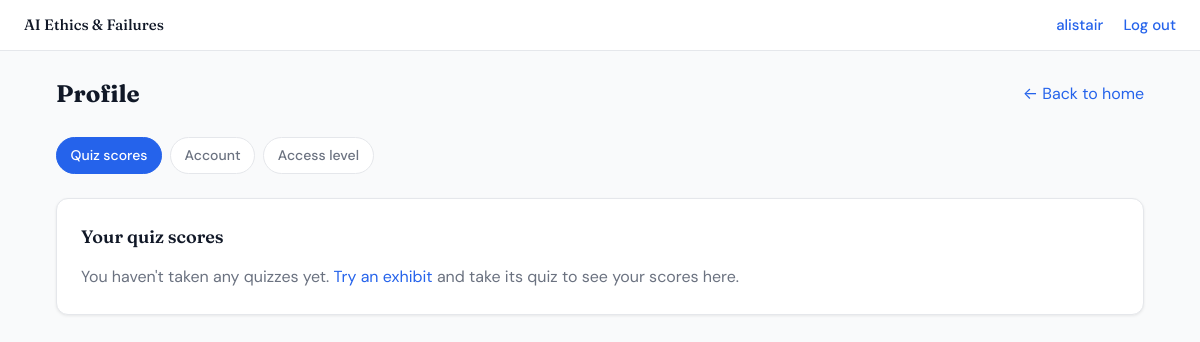
/accounts/profile/ (signed in), run on an earlier commit of the app's database.
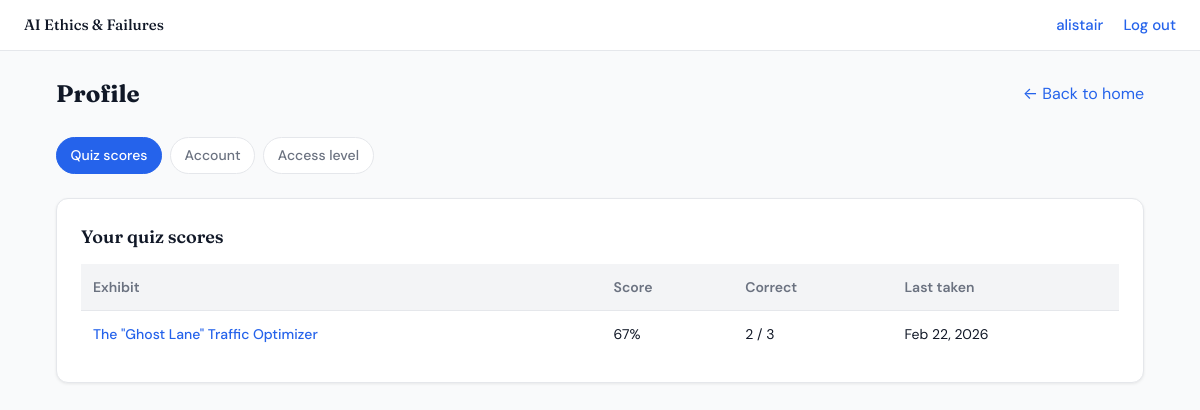
And on a later commit of the database.
### exhibits/models.py (models this page shows, shortened)
class QuizScore(models.Model):
    user = models.ForeignKey(
        settings.AUTH_USER_MODEL,
        on_delete=models.CASCADE,
        related_name="quiz_scores",
    )
    exhibit = models.ForeignKey(
        Exhibit,
        on_delete=models.CASCADE,
        related_name="quiz_scores",
    )
    total_questions = models.PositiveIntegerField()
    correct_answers = models.PositiveIntegerField()
    score_percentage = models.FloatField()
    taken_at = models.DateTimeField(auto_now_add=True)
    class Meta:
        unique_together = ("user", "exhibit")

class Exhibit(models.Model):
    title = models.CharField(max_length=200)
    domain = models.CharField(max_length=100)
    deployment_context = models.TextField()
    intended_use = models.TextField()
    system_type = models.CharField(max_length=100)
    inputs_and_assumptions = models.TextField()
    outputs_presented = models.TextField()
    failure_description = models.TextField()
    detection_method = models.TextField()
    affected_parties = models.TextField()
    contributing_factors = models.TextField()
    lessons_learned = models.TextField()
    image = models.ImageField(upload_to='exhibits/images/', blank=True, null=True, help_text="Image representing this exhibit")
    image_reference = models.CharField(max_length=200, blank=True, null=True, help_text="Reference/attribution for the image")
    supporting_artefacts = models.JSONField(default=list, blank=True, help_text="List of supporting artefact links")
    data_issues = models.TextField(blank=True, help_text="Data-related issues that contributed to the failure")
    technical_choices = models.TextField(blank=True, help_text="Technical choices that contributed to the failure")
    organizational_factors = models.TextField(blank=True, help_text="Organizational and governance factors")
    timeline = models.TextField(blank=True, help_text="Timeline of failure and aftermath")
    created_at = models.DateTimeField(auto_now_add=True)

### exhibits/views.py (the view)
# urls.py: path("accounts/profile/", exhibit_views.profile_view, name="profile"),
@login_required
def profile_view(request):
    tab = (request.GET.get("tab") or "scores").strip().lower()
    if tab not in ("scores", "account", "access"):
        tab = "scores"
    profile, _ = UserProfile.objects.get_or_create(user=request.user, defaults={"access_level": "user"})
    quiz_scores = QuizScore.objects.filter(user=request.user).select_related("exhibit").order_by("exhibit__title")
    username_form = UsernameChangeForm(user=request.user)
    password_form = PasswordChangeForm(user=request.user)
    all_users = []
    if profile.is_admin:
        users = User.objects.all().order_by("username")
        for u in users:
            up, _ = UserProfile.objects.get_or_create(user=u, defaults={"access_level": "user"})
            all_users.append({"user": u, "profile": up})
    return render(request, "exhibits/profile.html", {
        "active_tab": tab,
        "quiz_scores": quiz_scores,
        "username_form": username_form,
        "password_form": password_form,
        "user_profile": profile,
        "all_users": all_users,
    })

### exhibits/context_processors.py (called while the page is built)
def user_profile(request):
    if request.user.is_authenticated:
        from .models import UserProfile
        profile, _ = UserProfile.objects.get_or_create(user=request.user, defaults={"access_level": "user"})
        return {"user_profile": profile}
    return {"user_profile": None}

### exhibits/models.py (called while the page is built)
    @property
    def is_admin(self):
        return self.access_level == "admin"

    @property
    def is_curator(self):
        return self.access_level in ("admin", "curator")

### exhibits/templates/exhibits/profile.html (shortened to what this page needs)
{% extends "exhibits/base.html" %}
{% load static %}
{% block content %}
<div class="wrap">
    <div class="profile-header">
        <h1 class="page-title">Profile</h1>
        <a href="{% url 'home' %}">← Back to home</a>
    </div>
    <nav class="tabs" role="tablist">
        <a href="?tab=scores" class="{% if active_tab == 'scores' %}active{% endif %}" role="tab">Quiz scores</a>
        <a href="?tab=account" class="{% if active_tab == 'account' %}active{% endif %}" role="tab">Account</a>
        <a href="?tab=access" class="{% if active_tab == 'access' %}active{% endif %}" role="tab">Access level</a>
    </nav>
    {% if active_tab == 'scores' %}
    <div class="panel">
        <h2>Your quiz scores</h2>
        {% if quiz_scores %}
        <table class="score-table">
            <thead>
                <tr>
                    <th>Exhibit</th>
                    <th>Score</th>
                    <th>Correct</th>
                    <th>Last taken</th>
                </tr>
            </thead>
            <tbody>
                {% for qs in quiz_scores %}
                <tr>
                    <td><a href="{% url 'exhibits:detail' qs.exhibit_id %}">{{ qs.exhibit.title }}</a></td>
                    <td class="score-pct">{{ qs.score_percentage|floatformat:0 }}%</td>
                    <td>{{ qs.correct_answers }} / {{ qs.total_questions }}</td>
                    <td>{{ qs.taken_at|date:"M j, Y" }}</td>
                </tr>
                {% endfor %}
            </tbody>
        </table>
        {% else %}
        <p style="color: var(--site-text-muted); margin: 0;">You haven't taken any quizzes yet. <a href="{% url 'home' %}">Try an exhibit</a> and take its quiz to see your scores here.</p>
        {% endif %}
    </div>
    {% endif %}
</div>
{% endblock %}

What changed in the data, as far as the page shows it:
added QuizScore: exhibit "The \"Ghost Lane\" Traffic Optimizer", score_percentage "67", correct_answers "2", total_questions "3", taken_at "Feb 22, 2026"
Also different on the page:
text no longer shown: "You haven't taken any quizzes yet. Try an exhibit and take its quiz to see your scores here."
text now shown: "Exhibit Score Correct Last taken"
